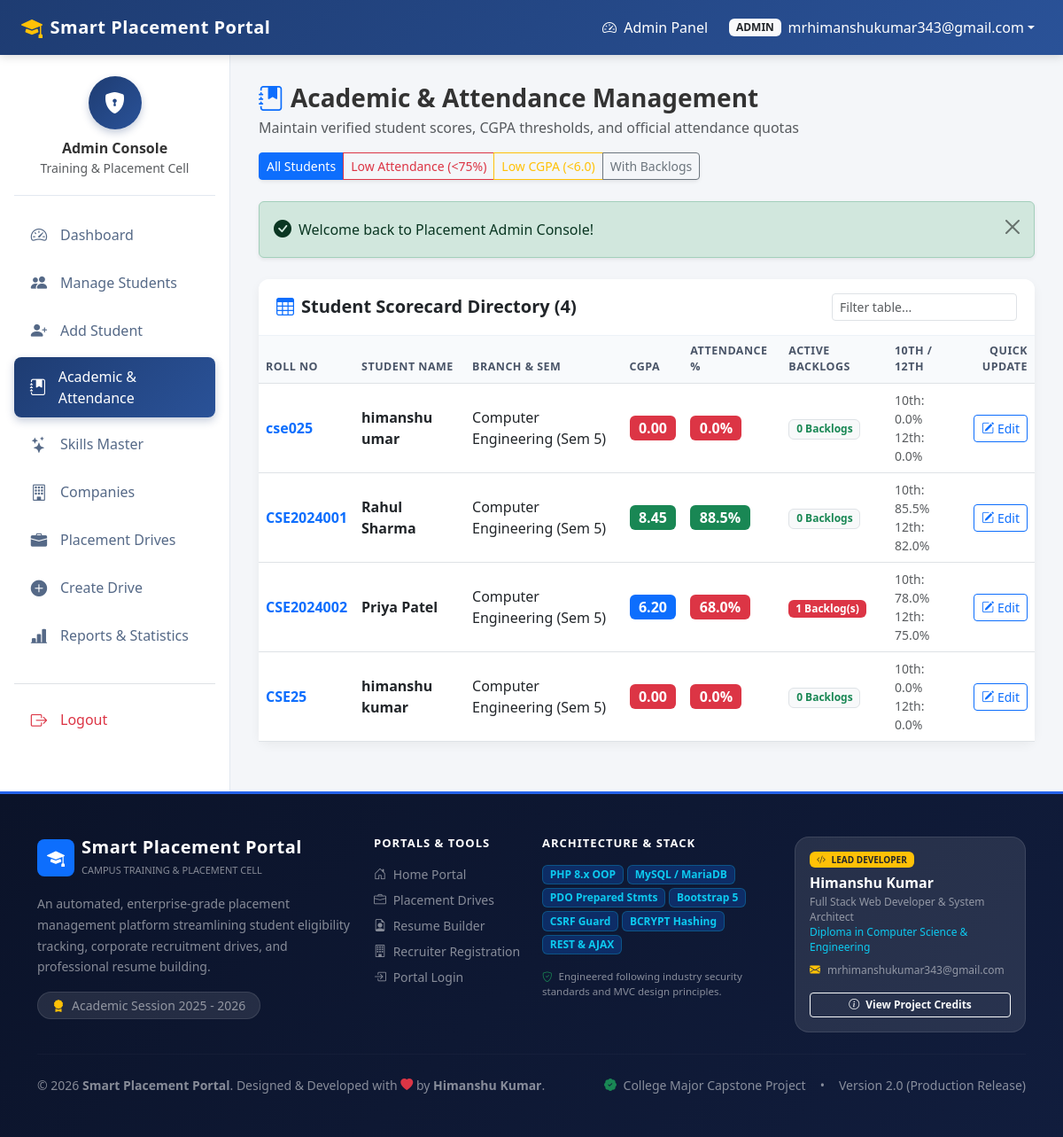
Screenshot of /admin/academics.php (signed in) with the database file from the repository.
### tables this page shows
CREATE TABLE `academic_records` (
  `id` int(11) NOT NULL AUTO_INCREMENT,
  `student_id` int(11) NOT NULL,
  `tenth_percentage` decimal(5,2) DEFAULT 0.00,
  `twelfth_percentage` decimal(5,2) DEFAULT 0.00,
  `cgpa` decimal(4,2) NOT NULL DEFAULT 0.00,
  `active_backlogs` int(11) NOT NULL DEFAULT 0,
  `attendance_percentage` decimal(5,2) NOT NULL DEFAULT 0.00,
  `updated_at` timestamp NOT NULL DEFAULT current_timestamp() ON UPDATE current_timestamp(),
  PRIMARY KEY (`id`),
  UNIQUE KEY `student_id` (`student_id`),
  CONSTRAINT `fk_academic_student` FOREIGN KEY (`student_id`) REFERENCES `students` (`id`) ON DELETE CASCADE ON UPDATE CASCADE
);

CREATE TABLE `students` (
  `id` int(11) NOT NULL AUTO_INCREMENT,
  `user_id` int(11) NOT NULL,
  `enrollment_no` varchar(30) NOT NULL,
  `first_name` varchar(50) NOT NULL,
  `last_name` varchar(50) NOT NULL,
  `phone` varchar(15) DEFAULT NULL,
  `department` varchar(50) NOT NULL DEFAULT 'Computer Engineering',
  `semester` int(11) NOT NULL DEFAULT 5,
  `gender` enum('Male','Female','Other') DEFAULT NULL,
  `dob` date DEFAULT NULL,
  `address` text DEFAULT NULL,
  `resume_path` varchar(255) DEFAULT NULL,
  `created_at` timestamp NOT NULL DEFAULT current_timestamp(),
  PRIMARY KEY (`id`),
  UNIQUE KEY `user_id` (`user_id`),
  UNIQUE KEY `enrollment_no` (`enrollment_no`),
  CONSTRAINT `fk_students_user` FOREIGN KEY (`user_id`) REFERENCES `users` (`id`) ON DELETE CASCADE ON UPDATE CASCADE
);

### config/functions.php (called while the page is built, shortened)
<?php
function e($string) {
    return htmlspecialchars((string)($string ?? ''), ENT_QUOTES, 'UTF-8');
}

### admin/academics.php (the view, shortened to what this page needs)
<?php
require_once __DIR__ . '/../config/functions.php';
$filter = trim($_GET['filter'] ?? '');
$sql = "
    SELECT s.id as student_id, s.enrollment_no, s.first_name, s.last_name, s.department, s.semester,
           ar.id as record_id, ar.tenth_percentage, ar.twelfth_percentage,
           ar.cgpa, ar.attendance_percentage, ar.active_backlogs, ar.updated_at
    FROM students s
    LEFT JOIN academic_records ar ON s.id = ar.student_id
    WHERE 1=1
";
$params = [];
$sql .= " ORDER BY s.enrollment_no ASC";
$stmt = $pdo->prepare($sql);
$stmt->execute($params);
$records = $stmt->fetchAll();
require_once __DIR__ . '/../includes/header.php';
require_once __DIR__ . '/../includes/navbar.php';
?>
<div class="dashboard-container">
    <?php require_once __DIR__ . '/../includes/sidebar_admin.php'; ?>
    <main class="portal-content">
        <div class="container-fluid p-0">
            <div class="d-flex flex-wrap justify-content-between align-items-center mb-4 gap-3">
                <div>
                    <h3 class="fw-bold mb-1"><i class="bi bi-journal-bookmark-fill text-primary me-2"></i>Academic & Attendance Management</h3>
                    <p class="text-muted mb-0">Maintain verified student scores, CGPA thresholds, and official attendance quotas</p>
                </div>
                <div class="btn-group btn-group-sm shadow-sm">
                    <a href="<?= BASE_URL ?>admin/academics.php" class="btn <?= empty($filter) ? 'btn-primary' : 'btn-outline-primary' ?>">All Students</a>
                    <a href="<?= BASE_URL ?>admin/academics.php?filter=low_attendance" class="btn <?= $filter === 'low_attendance' ? 'btn-danger' : 'btn-outline-danger' ?>">Low Attendance (&lt;75%)</a>
                    <a href="<?= BASE_URL ?>admin/academics.php?filter=low_cgpa" class="btn <?= $filter === 'low_cgpa' ? 'btn-warning' : 'btn-outline-warning' ?>">Low CGPA (&lt;6.0)</a>
                    <a href="<?= BASE_URL ?>admin/academics.php?filter=backlogs" class="btn <?= $filter === 'backlogs' ? 'btn-secondary' : 'btn-outline-secondary' ?>">With Backlogs</a>
                </div>
            </div>
            <?php require_once __DIR__ . '/../includes/alerts.php'; ?>
            <div class="card card-portal">
                <div class="card-header d-flex justify-content-between align-items-center">
                    <h5 class="mb-0 fw-bold"><i class="bi bi-table text-primary me-2"></i>Student Scorecard Directory (<?= count($records) ?>)</h5>
                    <div class="w-25">
                        <input type="text" class="form-control form-control-sm" placeholder="Filter table..." data-table-search="academicsTable">
                    </div>
                </div>
                <div class="card-body p-0">
                    <?php if (!empty($records)): ?>
                        <div class="table-responsive">
                            <table class="table table-hover table-portal align-middle mb-0" id="academicsTable">
                                <thead>
                                    <tr>
                                        <th>Roll No</th>
                                        <th>Student Name</th>
                                        <th>Branch & Sem</th>
                                        <th>CGPA</th>
                                        <th>Attendance %</th>
                                        <th>Active Backlogs</th>
                                        <th>10th / 12th</th>
                                        <th class="text-end">Quick Update</th>
                                    </tr>
                                </thead>
                                <tbody>
                                    <?php foreach ($records as $r): ?>
                                        <tr>
                                            <td><strong class="text-primary"><?= e($r['enrollment_no']) ?></strong></td>
                                            <td><strong class="text-dark"><?= e($r['first_name'] . ' ' . $r['last_name']) ?></strong></td>
                                            <td><?= e($r['department']) ?> (Sem <?= e($r['semester']) ?>)</td>
                                            <td>
                                                <span class="badge <?= ($r['cgpa'] ?? 0) >= 7.5 ? 'bg-success' : (($r['cgpa'] ?? 0) >= 6.0 ? 'bg-primary' : 'bg-danger') ?> fs-6">
                                                    <?= number_format((float)($r['cgpa'] ?? 0), 2) ?>
                                                </span>
                                            </td>
                                            <td>
                                                <span class="badge <?= ($r['attendance_percentage'] ?? 0) >= 75 ? 'bg-success' : 'bg-danger' ?> fs-6">
                                                    <?= number_format((float)($r['attendance_percentage'] ?? 0), 1) ?>%
                                                </span>
                                            </td>
                                            <td>
                                                <?php if (($r['active_backlogs'] ?? 0) == 0): ?>
                                                    <span class="badge bg-light text-success border">0 Backlogs</span>
                                                <?php else: ?>
                                                    <span class="badge bg-danger"><?= $r['active_backlogs'] ?> Backlog(s)</span>
                                                <?php endif; ?>
                                            </td>
                                            <td class="small text-muted">
                                                10th: <?= number_format((float)($r['tenth_percentage'] ?? 0), 1) ?>%<br>
                                                12th: <?= !empty($r['twelfth_percentage']) ? number_format((float)$r['twelfth_percentage'], 1) . '%' : 'N/A' ?>
                                            </td>
                                            <td class="text-end">
                                                <button class="btn btn-sm btn-outline-primary" data-bs-toggle="modal" data-bs-target="#editModal<?= $r['student_id'] ?>">
                                                    <i class="bi bi-pencil-square"></i> Edit
                                                </button>
                                            </td>
                                        </tr>
                                    <?php endforeach; ?>
                                </tbody>
                            </table>
                        </div>
                    <?php endif; ?>
                </div>
            </div>
        </div>
    </main>
</div>
<?php require_once __DIR__ . '/../includes/footer.php'; ?>

### assets/css/custom.css (style rules this page uses)
body { background-color: var(--bg-light); font-family: 'Segoe UI', system-ui, -apple-system, sans-serif; color: #333; min-height: 100vh; display: flex; flex-direction: column; }
.dashboard-container { display: flex; flex: 1; min-height: calc(100vh - var(--topbar-height)); }
.portal-content { flex: 1; padding: 2rem; overflow-y: auto; }
.card-portal { border: none; border-radius: 12px; box-shadow: var(--card-shadow); background: #ffffff; margin-bottom: 1.5rem; }
.card-portal .card-header { background-color: #ffffff; border-bottom: 1px solid #edf2f7; padding: 1rem 1.25rem; font-weight: 600; border-radius: 12px 12px 0 0 !important; }
.table-portal th { font-weight: 600; color: #4a5568; background-color: #f8fafc; border-top: none; text-transform: uppercase; font-size: 0.78rem; letter-spacing: 0.5px; }

### rows the page displays
academic_records: student.enrollment_no "cse025", student.last_name "himanshu umar", student.department "Computer Engineering", student.semester "5", cgpa "0.00", attendance_percentage "0.0", active_backlogs "0 Backlogs", tenth_percentage "0.0", twelfth_percentage "0.0"
academic_records: student.enrollment_no "CSE2024001", student.last_name "Rahul Sharma", student.department "Computer Engineering", student.semester "5", cgpa "8.45", attendance_percentage "88.5", active_backlogs "0 Backlogs", tenth_percentage "85.5", twelfth_percentage "82.0"
academic_records: student.enrollment_no "CSE2024002", student.last_name "Priya Patel", student.department "Computer Engineering", student.semester "5", cgpa "6.20", attendance_percentage "68.0", active_backlogs "1", tenth_percentage "78.0", twelfth_percentage "75.0"
academic_records: student.enrollment_no "CSE25", student.last_name "himanshu kumar", student.department "Computer Engineering", student.semester "5", cgpa "0.00", attendance_percentage "0.0", active_backlogs "0 Backlogs", tenth_percentage "0.0", twelfth_percentage "0.0"

### other values shown
$_SESSION['role'] "ADMIN"
$_SESSION['email'] "mrhimanshukumar343@gmail.com"
$message "Welcome back to Placement Admin Console!"
count($records) "4"
APP_NAME "Smart Placement Portal"
